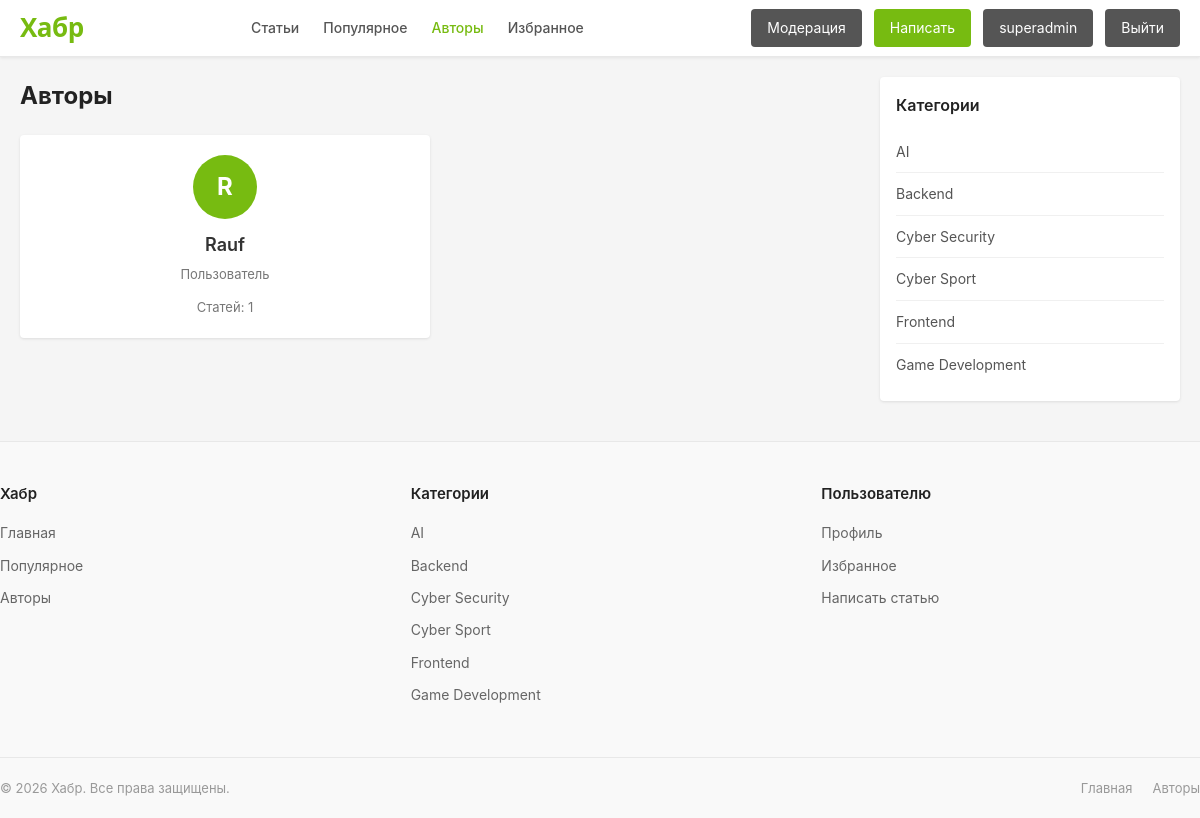
/users/authors/ (signed in), run on an earlier commit of the app's database.
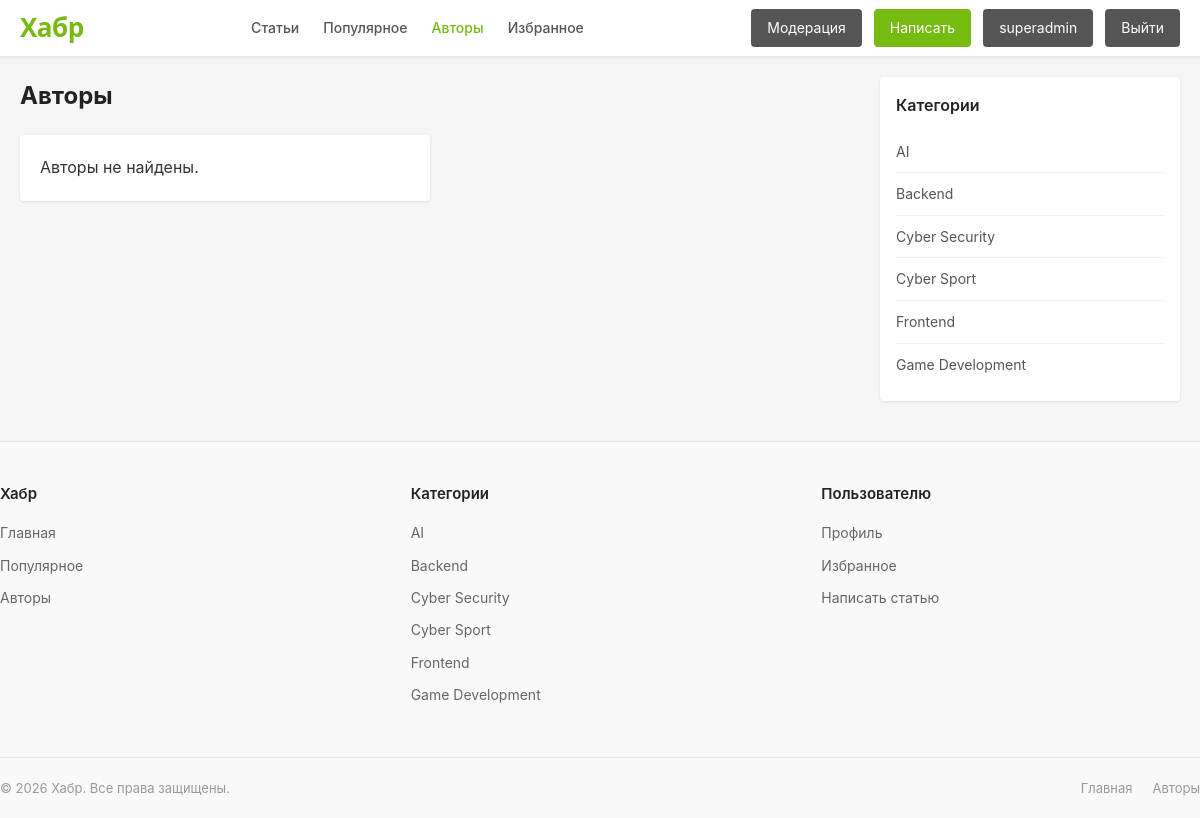
And on a later commit of the database.
### users/models.py (models this page shows, shortened)
class User(AbstractUser):
    ROLE_CHOICES = [
        ('superadmin', 'Супер Админ'),
        ('admin', 'Админ'),
        ('user', 'Пользователь'),
    ]
    role = models.CharField(max_length=20, choices=ROLE_CHOICES, default='user')
    is_banned = models.BooleanField(default=False)
    avatar = models.ImageField(upload_to='avatars/', blank=True, null=True)
    bio = models.TextField(blank=True, null=True)
    def can_moderate_articles(self):
        return self.role in ('superadmin', 'admin')

### articles/models.py (models this page shows, shortened)
class Category(models.Model):
    name = models.CharField(max_length=100, unique=True)
    slug = models.SlugField(unique=True)
    class Meta:
        verbose_name = 'Категория'
        verbose_name_plural = 'Категории'
        ordering = ['name']

### users/views.py (the view)
# urls.py: path('authors/', views.authors, name='authors'),
@login_required
def authors(request):
    authors_list = User.objects.filter(articles__status='published').distinct()
    context = {
        'authors': authors_list,
    }
    return render(request, 'users/authors.html', context)

### articles/context_processors.py (called while the page is built)
def categories(request):
    return {
        'categories': Category.objects.all(),
    }

### templates/users/authors.html (shortened to what this page needs)
{% extends 'base.html' %}
{% block content %}
    <h1 style="margin-bottom: 20px; font-size: 24px; color: #222;">Авторы</h1>
    <div class="users-grid">
        {% for author in authors %}
            <div class="user-card">
                <div class="user-card-avatar">{{ author.username|first|upper }}</div>
                <div class="user-card-name">
                    <a href="{% url 'profile_detail' author.pk %}">{{ author.username }}</a>
                </div>
                <div class="user-card-role">
                    {% if author.role == 'superadmin' %}Супер Админ{% elif author.role == 'admin' %}Админ{% else %}Пользователь{% endif %}
                </div>
                <div style="font-size: 13px; color: #777;">
                    Статей: {{ author.articles.count }}
                </div>
            </div>
        {% empty %}
            <div class="card">
                <div class="card-body">
                    <p>Авторы не найдены.</p>
                </div>
            </div>
        {% endfor %}
    </div>
{% endblock %}

### templates/base.html (shortened to what the changed rows need)
<!DOCTYPE html>
<html lang="ru">
<head>
</head>
<body>
    <main class="main">
        <div class="content">
            {% block content %}{% endblock %}
        </div>
        <aside class="sidebar">
            {% block sidebar %}
                <div class="sidebar-block">
                    <ul class="sidebar-list">
                        {% for cat in categories %}
                            <li><a href="{% url 'category_articles' cat.slug %}">{{ cat.name }}</a></li>
                        {% empty %}
                            <li>Категории не найдены</li>
                        {% endfor %}
                    </ul>
                </div>
            {% endblock %}
        </aside>
    </main>
    <footer class="footer">
        <div class="container footer-inner">
            <div class="footer-column">
                <ul>
                    {% for cat in categories %}
                        <li><a href="{% url 'category_articles' cat.slug %}">{{ cat.name }}</a></li>
                    {% empty %}
                        <li>Категории не найдены</li>
                    {% endfor %}
                </ul>
            </div>
        </div>
    </footer>
</body>
</html>

What changed in the data, as far as the page shows it:
no longer on this page (row edited): User: username|first "R", username "Rauf", role "Пользователь", articles.count "1"
Also different on the page:
text now shown: "Авторы не найдены."
